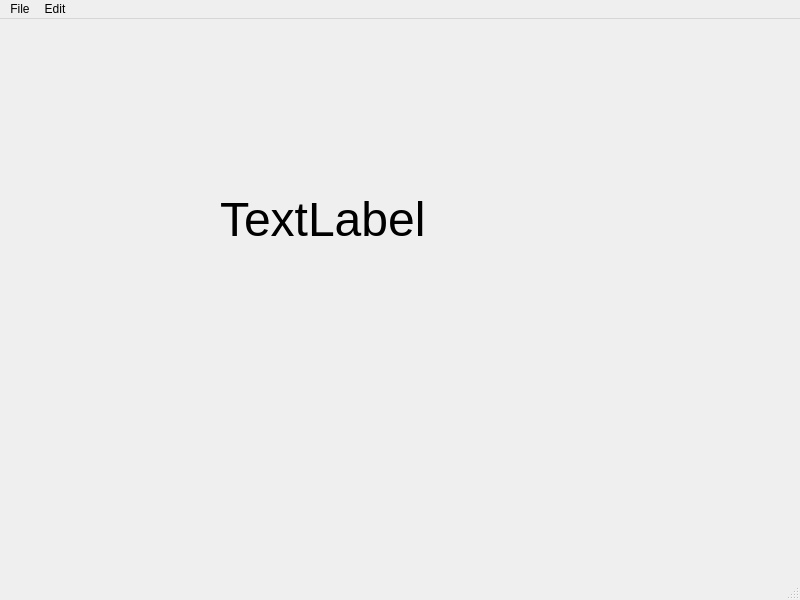
<?xml version="1.0" encoding="UTF-8"?>
<ui version="4.0">
 <class>MainWindow</class>
 <widget class="QMainWindow" name="MainWindow">
  <property name="geometry">
   <rect>
    <x>0</x>
    <y>0</y>
    <width>800</width>
    <height>600</height>
   </rect>
  </property>
  <property name="windowTitle">
   <string>MainWindow</string>
  </property>
  <widget class="QWidget" name="centralwidget">
   <widget class="QLabel" name="label">
    <property name="geometry">
     <rect>
      <x>220</x>
      <y>60</y>
      <width>341</width>
      <height>281</height>
     </rect>
    </property>
    <property name="font">
     <font>
      <pointsize>36</pointsize>
     </font>
    </property>
    <property name="text">
     <string>TextLabel</string>
    </property>
   </widget>
  </widget>
  <widget class="QMenuBar" name="menubar">
   <property name="geometry">
    <rect>
     <x>0</x>
     <y>0</y>
     <width>800</width>
     <height>21</height>
    </rect>
   </property>
   <widget class="QMenu" name="menuFile">
    <property name="title">
     <string>File</string>
    </property>
    <addaction name="actionNew"/>
    <addaction name="actionSave"/>
   </widget>
   <widget class="QMenu" name="menuEdit">
    <property name="title">
     <string>Edit</string>
    </property>
    <addaction name="actionCopy"/>
    <addaction name="actionPaste"/>
   </widget>
   <addaction name="menuFile"/>
   <addaction name="menuEdit"/>
  </widget>
  <widget class="QStatusBar" name="statusbar"/>
  <action name="actionNew">
   <property name="text">
    <string>New</string>
   </property>
   <property name="statusTip">
    <string>Create a new file</string>
   </property>
   <property name="shortcut">
    <string>Ctrl+N</string>
   </property>
  </action>
  <action name="actionSave">
   <property name="text">
    <string>Save</string>
   </property>
   <property name="statusTip">
    <string>Save a file</string>
   </property>
  </action>
  <action name="actionCopy">
   <property name="text">
    <string>Copy</string>
   </property>
   <property name="statusTip">
    <string>Copy a file</string>
   </property>
  </action>
  <action name="actionPaste">
   <property name="text">
    <string>Paste</string>
   </property>
  </action>
 </widget>
 <resources/>
 <connections/>
</ui>
